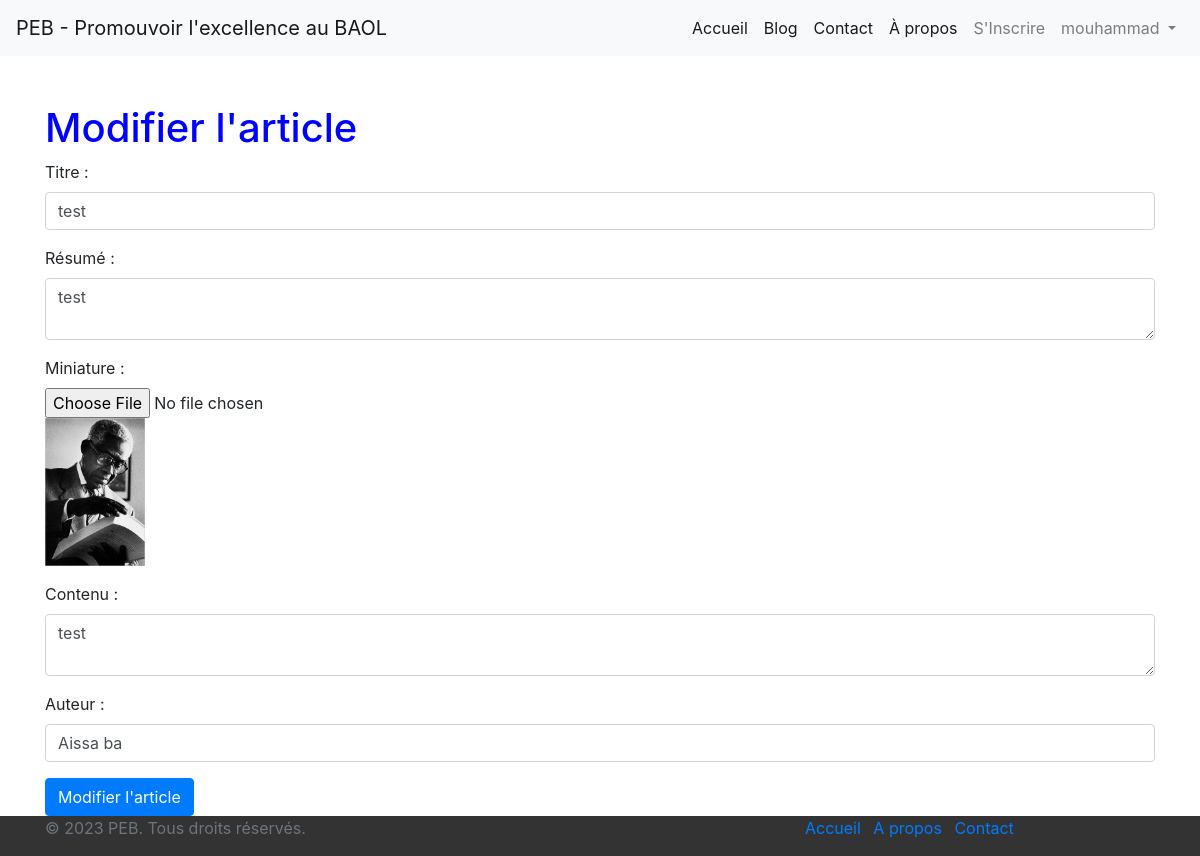
The page /articles/modifier/29/ (signed in) on the database its author committed.
### blog_peb/models.py (models this page shows)
class Article(models.Model):
    titre = models.CharField(max_length=200)
    resume = models.TextField()
    miniature = models.ImageField()
    contenu = models.TextField()
    auteur = models.CharField(max_length=100)
    date_creation = models.DateTimeField(auto_now_add=True)
    date_mise_a_jour = models.DateTimeField(auto_now=True)

### blog_peb/views.py (the view)
# urls.py: path('articles/modifier/<int:id>/', edit_article, name='modifier_article'),
@login_required
def edit_article(request, id):
    article = get_object_or_404(Article, id=id)
    if request.method == 'POST':
        titre = request.POST.get('titre')
        resume = request.POST.get('resume')
        miniature = request.FILES.get('miniature')
        contenu = request.POST.get('contenu')
        auteur = request.POST.get('auteur')
        if miniature is not None:
            file_path = f"media/{miniature.name}"
            with open(file_path, 'wb') as file:
                for chunk in miniature.chunks():
                    file.write(chunk)
        article.titre = titre
        article.resume = resume
        article.contenu = contenu
        article.auteur = auteur
        article.save()
        return redirect('/articles')
    else:
        titre = article.titre
        resume = article.resume
        contenu = article.contenu
        auteur = article.auteur
    return render(request, 'edit_article.html', {'article': article})

### blog_peb/templates/edit_article.html (shortened to what this page needs)
{% extends 'base.html' %}
{% block content %}
<h1>Modifier l'article </h1>
<form method="POST" enctype="multipart/form-data">
    <div class="form-group">
      <label for="titre">Titre :</label>
      <input type="text" class="form-control" id="titre" name="titre" value="{{ article.titre }}">
    </div>
    <div class="form-group">
      <label for="resume">Résumé :</label>
      <textarea class="form-control" id="resume" name="resume">{{ article.resume }}</textarea>
    </div>
    <div class="form-group">
      <label for="miniature">Miniature :</label>
      <input type="file" class="form-control-file" id="miniature" name="miniature">
      {% if article.miniature %}
        <img src="{{ article.miniature.url }}" alt="Miniature" width="100">
      {% endif %}
    </div>
    <div class="form-group">
      <label for="contenu">Contenu :</label>
      <textarea class="form-control" id="contenu" name="contenu">{{ article.contenu }}</textarea>
    </div>
    <div class="form-group">
      <label for="auteur">Auteur :</label>
      <input type="text" class="form-control" id="auteur" name="auteur" value="{{ article.auteur }}">
    </div>
    <button type="submit" class="btn btn-primary">Modifier l'article</button>
  </form>
  {% endblock %}

### blog_peb/templates/base.html (shortened to what this page needs)
{% load static %}
<!DOCTYPE html>
<html lang="en">
<head>
    <link rel="stylesheet" href="{% static "css/base.css" %}">
    <link rel="stylesheet" href="https://stackpath.bootstrapcdn.com/bootstrap/4.3.1/css/bootstrap.min.css">
</head>
<body>
  <nav class="navbar navbar-expand-lg navbar-light bg-light">
    <a class="navbar-brand" href="{% url 'accueil' %}">PEB - Promouvoir l'excellence au BAOL</a>
    <div class="collapse navbar-collapse" id="navbarNav">
      <ul class="navbar-nav ml-auto" >
        <li class="nav-item active">
          <a class="nav-link" href="{% url 'accueil' %}">Accueil</a>
        </li>
       <li class="nav-item active" >
          <a class="nav-link" href="{% url 'blog' %}">Blog</a>
        </li>
        <li class="nav-item active" >
          <a class="nav-link" href="{% url 'contact' %}">Contact</a>
        </li>
        <li class="nav-item active">
          <a class="nav-link" href="{% url 'about' %}">À propos</a>
        </li>
        <li class="nav-item"><a class="nav-link" href="{%url 'register_view' %}">S'Inscrire</a></li>
        {% if request.user.is_authenticated %}
        <li style="margin-left: 0 px;" class="nav-item dropdown">
          <a
            class="nav-link dropdown-toggle"
            href="#"
            role="button"
            data-toggle="dropdown"
            aria-expanded="false"
          >
          {% if user.is_authenticated %}
          {{ user.username }}
          {% endif %}
          </a>
        </li>
          {% else %}
          <li class="nav-item"><a href="{% url 'login_view' %}" class="nav-link">Connexion</a></li>
        {% endif %}
      </ul>
    </div>
  </nav>
  <div class="container mt-5">
      {% block content %}{% endblock %}
  </div>
  <footer class="footer">
    <div class="container">
      <div class="row">
        <div class="col-lg-8">
          <p class="text-muted">© 2023 PEB. Tous droits réservés.</p>
        </div>
        <div class="col-lg-4">
          <ul class="list-inline mb-0">
            <li class="list-inline-item"><a href="{% url 'accueil' %}">Accueil</a></li>
            <li class="list-inline-item"><a href="{% url 'about' %}">A propos</a></li>
            <li class="list-inline-item"><a href="{% url 'contact' %}">Contact</a></li>
          </ul>
        </div>
      </div>
    </div>
  </footer>
</body>
</html>

### blog_peb/static/css/base.css (style rules this page uses)
.footer { background-color: #333; }
h1, h3 { color: blue; }
body { font-family: 'Open Sans', sans-serif; }

### rows shown on the page
Article: titre "test", resume "test", miniature (picture), contenu "test", auteur "Aissa ba"

### other values the page prints
{{ user.username }} "mouhammad"
